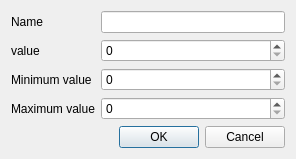
<ui version="4.0" >
 <class>ScalarDialog</class>
 <widget class="QDialog" name="ScalarDialog" >
  <property name="geometry" >
   <rect>
    <x>0</x>
    <y>0</y>
    <width>296</width>
    <height>155</height>
   </rect>
  </property>
  <property name="windowTitle" >
   <string>Scalar</string>
  </property>
  <layout class="QVBoxLayout" name="verticalLayout" >
   <item>
    <layout class="QGridLayout" name="gridLayout" >
     <item row="0" column="0" >
      <widget class="QLabel" name="label" >
       <property name="text" >
        <string>Name</string>
       </property>
      </widget>
     </item>
     <item row="0" column="1" >
      <widget class="QLineEdit" name="nameEdit" />
     </item>
     <item row="1" column="0" >
      <widget class="QLabel" name="label_2" >
       <property name="text" >
        <string>value</string>
       </property>
      </widget>
     </item>
     <item row="1" column="1" >
      <widget class="QSpinBox" name="valueEdit" />
     </item>
     <item row="2" column="0" >
      <widget class="QLabel" name="label_3" >
       <property name="text" >
        <string>Minimum value</string>
       </property>
      </widget>
     </item>
     <item row="2" column="1" >
      <widget class="QSpinBox" name="minValueEdit" />
     </item>
     <item row="3" column="0" >
      <widget class="QLabel" name="label_4" >
       <property name="text" >
        <string>Maximum value</string>
       </property>
      </widget>
     </item>
     <item row="3" column="1" >
      <widget class="QSpinBox" name="maxValueEdit" />
     </item>
    </layout>
   </item>
   <item>
    <spacer name="verticalSpacer" >
     <property name="orientation" >
      <enum>Qt::Vertical</enum>
     </property>
     <property name="sizeHint" stdset="0" >
      <size>
       <width>20</width>
       <height>0</height>
      </size>
     </property>
    </spacer>
   </item>
   <item>
    <widget class="QDialogButtonBox" name="buttonBox" >
     <property name="orientation" >
      <enum>Qt::Horizontal</enum>
     </property>
     <property name="standardButtons" >
      <set>QDialogButtonBox::Cancel|QDialogButtonBox::Ok</set>
     </property>
    </widget>
   </item>
  </layout>
 </widget>
 <resources/>
 <connections>
  <connection>
   <sender>buttonBox</sender>
   <signal>accepted()</signal>
   <receiver>ScalarDialog</receiver>
   <slot>accept()</slot>
   <hints>
    <hint type="sourcelabel" >
     <x>248</x>
     <y>254</y>
    </hint>
    <hint type="destinationlabel" >
     <x>157</x>
     <y>274</y>
    </hint>
   </hints>
  </connection>
  <connection>
   <sender>buttonBox</sender>
   <signal>rejected()</signal>
   <receiver>ScalarDialog</receiver>
   <slot>reject()</slot>
   <hints>
    <hint type="sourcelabel" >
     <x>316</x>
     <y>260</y>
    </hint>
    <hint type="destinationlabel" >
     <x>286</x>
     <y>274</y>
    </hint>
   </hints>
  </connection>
 </connections>
</ui>
